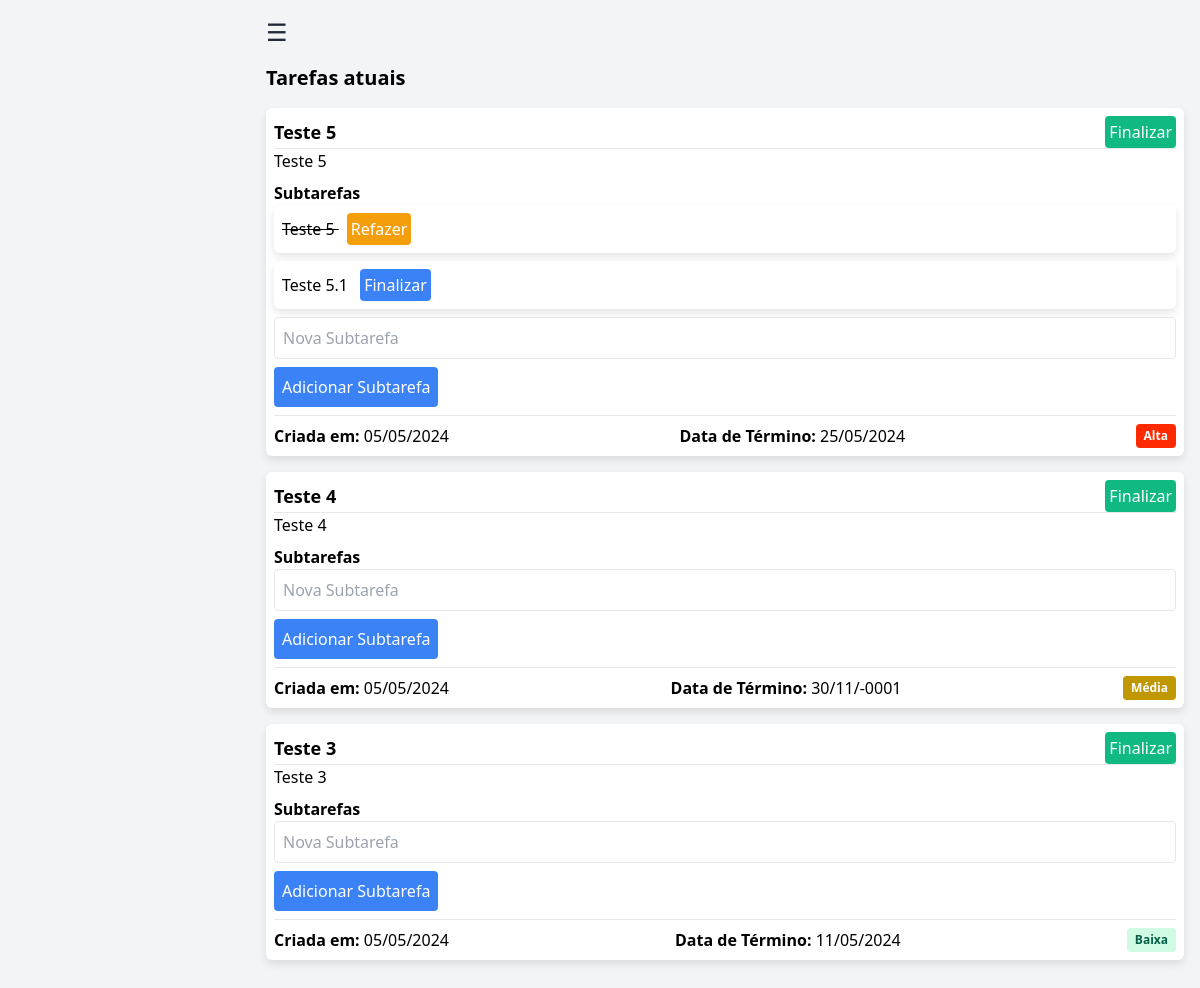
/index.php (signed in), run on the app's committed database.
### tables this page shows
CREATE TABLE `tasks` (
  `id` int(11) NOT NULL,
  `title` varchar(255) NOT NULL,
  `description` varchar(255) NOT NULL,
  `username` varchar(50) NOT NULL,
  `completed` tinyint(1) DEFAULT 0,
  `created_at` timestamp NOT NULL DEFAULT current_timestamp(),
  `due_date` date DEFAULT NULL,
  `priority` enum('Baixa','Média','Alta','Urgente') DEFAULT 'Média'
);

CREATE TABLE `subtasks` (
  `id` int(11) NOT NULL,
  `task_id` int(11) NOT NULL,
  `title` varchar(255) NOT NULL,
  `completed` tinyint(1) DEFAULT 0
);

### index.php (the view, shortened to what this page needs)
<?php
    include 'db.php';
    $username = $_SESSION['username'];
    $orderBy = "created_at DESC";
    $searchQuery = isset($_GET['search']) ? '%' . $_GET['search'] . '%' : '%';
    $stmt = $conn->prepare("SELECT * FROM tasks WHERE username = ? AND completed = 0 AND (title LIKE ? OR description LIKE ?) ORDER BY $orderBy");
    $stmt->bind_param("sss", $username, $searchQuery, $searchQuery);
    $stmt->execute();
    $tasks = $stmt->get_result();
?>
<!DOCTYPE html>
<html lang="en">
    <head>
        <link href="https://cdn.jsdelivr.net/npm/tailwindcss@2.2.19/dist/tailwind.min.css" rel="stylesheet">
    </head>
    <body class="bg-gray-100 dark:bg-gray-900 dark:text-white">
        <div class="content flex-grow p-4 dark:text-white">
            <button onclick="toggleSidebar()" class="mb-4 text-gray-800 dark:text-white text-2xl">&#9776;</button>
            <h1 class="text-xl font-bold mb-4">Tarefas atuais</h1>
            <ul>
                <?php while ($task = $tasks->fetch_assoc()): ?>
                <li class="task-item mb-4">
                    <div class="flex justify-between items-center">
                        <h3 class="text-lg font-bold"><?php echo htmlspecialchars($task['title']); ?></h3>
                        <form action="finish_task.php" method="POST">
                            <button type="submit" class="bg-green-500 text-white p-1 rounded ml-2">Finalizar</button>
                        </form>
                    </div>
                    <hr>
                    <p><?php echo htmlspecialchars($task['description']); ?></p>
                    <h4 class="text-md font-bold mt-2">Subtarefas</h4>
                    <ul>
                        <?php
                            $subtaskStmt = $conn->prepare("SELECT * FROM subtasks WHERE task_id = ?");
                            $subtaskStmt->bind_param("i", $task['id']);
                            $subtaskStmt->execute();
                            $subtasks = $subtaskStmt->get_result();
                            while($subtask = $subtasks->fetch_assoc()):
                                $completedClass = $subtask['completed'] ? 'line-through' : '';
                        ?>
                        <li class="task-item mb-2 <?php echo $completedClass; ?>">
                            <?php echo htmlspecialchars($subtask['title']); ?>
                            <form action="<?php echo $subtask['completed'] ? 'undo_subtask.php' : 'finish_subtask.php'; ?>" method="POST" class="inline">
                                <button type="submit" class="<?php echo $subtask['completed'] ? 'bg-yellow-500' : 'bg-blue-500'; ?> text-white p-1 rounded ml-2">
                                    <?php echo $subtask['completed'] ? 'Refazer' : 'Finalizar'; ?>
                                </button>
                            </form>
                        </li>
                        <?php endwhile; ?>
                    </ul>
                    <form action="add_subtask.php" method="POST">
                        <input type="text" name="subtask_title" placeholder="Nova Subtarefa" class="w-full p-2 border rounded mb-2" style="color:black;">
                        <button type="submit" class="bg-blue-500 text-white p-2 rounded">Adicionar Subtarefa</button>
                    </form>
                    <div class="task-footer">
                        <span><strong>Criada em:</strong> <?php echo date('d/m/Y', strtotime($task['created_at'])); ?></span>
                        <span><strong>Data de Término:</strong> <?php echo $task['due_date'] ? date('d/m/Y', strtotime($task['due_date'])) : 'Não definida'; ?></span>
                        <span class="inline-block rounded px-2 py-1 text-xs font-bold <?php echo $task['priority'] == 'Baixa' ? 'badge-baixa' : ($task['priority'] == 'Média' ? 'badge-media' : ($task['priority'] == 'Alta' ? 'badge-alta' : 'badge-urgente')); ?>"><?php echo $task['priority']; ?></span>
                    </div>
                </li>
                <?php endwhile; ?>
            </ul>
        </div>
    </body>
</html>

### index.php (style rules this page uses)
.content { transition: margin-left 0.3s; margin-left: 250px; }
.task-item { padding: 0.5rem; border-radius: 0.375rem; background-color: white; box-shadow: 0 4px 8px rgba(0, 0, 0, 0.1); transition: background-color 0.3s; }
.badge-baixa { background-color: #d1fae5; color: #065f46; }
.badge-media { background-color: #bf9701; color: #ffffff; }
.badge-alta { background-color: #ff2a00; color: #ffffff; }
.task-footer { margin-top: 0.5rem; border-top: 1px solid #e5e7eb; padding-top: 0.5rem; display: flex; justify-content: space-between; }
.line-through { text-decoration: line-through; }

### data on the page
tasks: title "Teste 5", description "Teste 5", created_at "05/05/2024", due_date "25/05/2024", priority "Alta"
subtasks: title "Teste 5", completed "Refazer"
subtasks: title "Teste 5.1", completed "Finalizar"
tasks: title "Teste 4", description "Teste 4", created_at "05/05/2024", due_date "30/11/-0001", priority "Média"
tasks: title "Teste 3", description "Teste 3", created_at "05/05/2024", due_date "11/05/2024", priority "Baixa"
